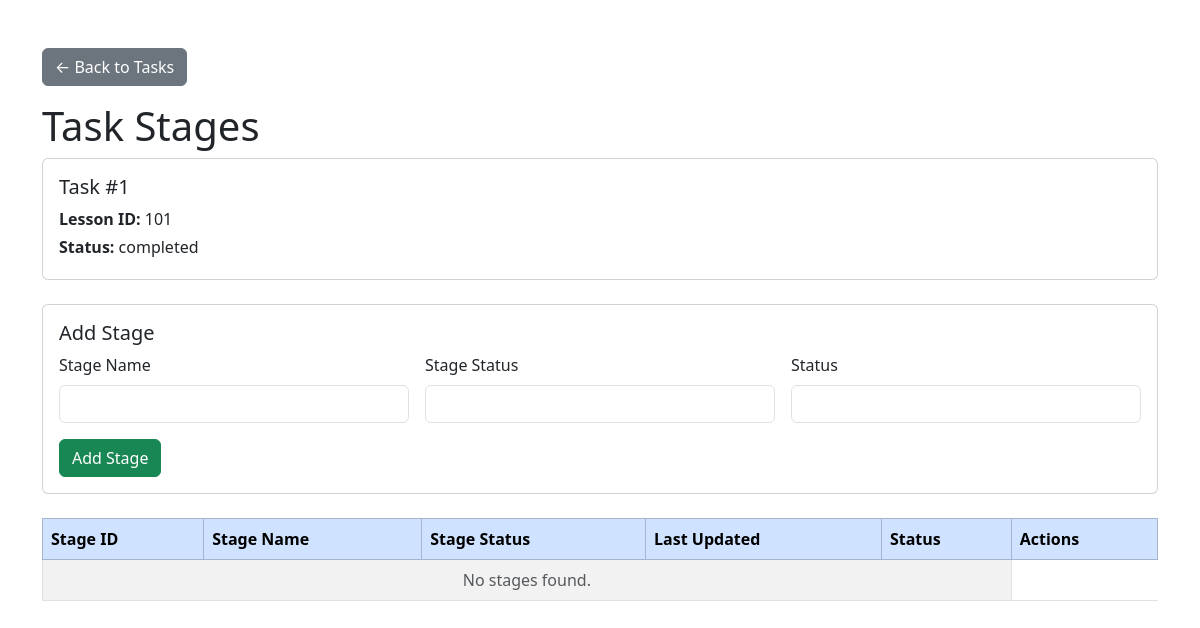
Before: /tasks/1/stages (signed in) with the older database file.
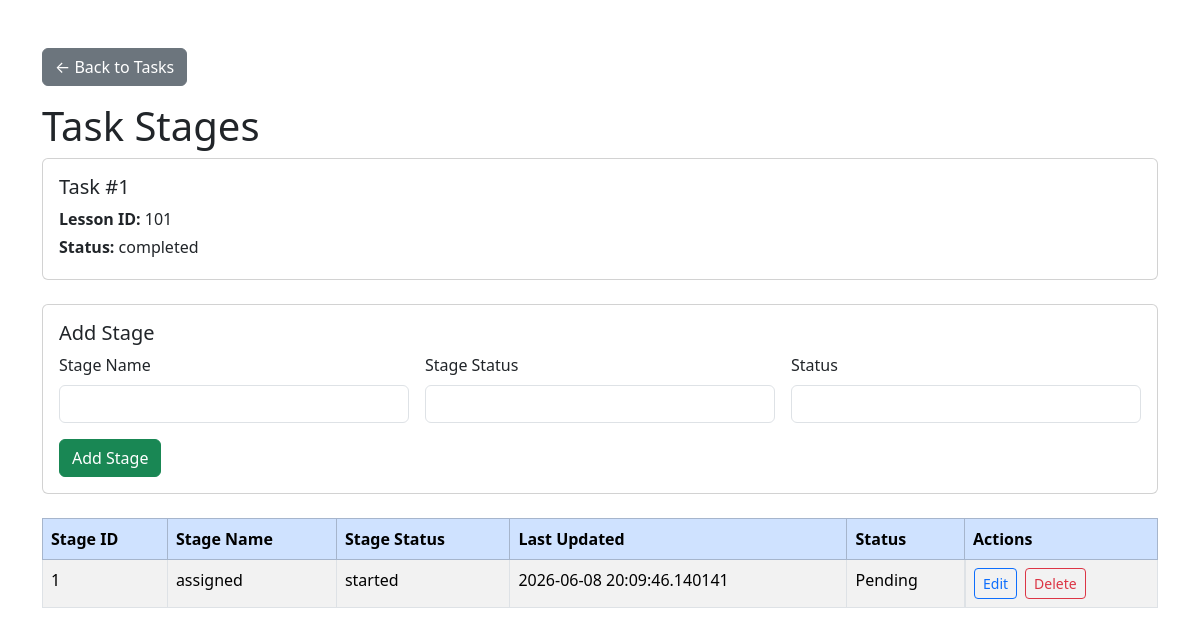
After: the same page with the newer database file.
### app/models/stage.py (models this page shows)
class TaskStage(Base):
    __tablename__ = "task_stages"
    id: Mapped[int] = mapped_column(primary_key=True, index=True)
    task_item_id: Mapped[int] = mapped_column(
        ForeignKey("task_items.id"),
        nullable=False,
    )
    stage_name: Mapped[str] = mapped_column(String(100), nullable=False)
    stage_status: Mapped[str] = mapped_column(String(50), nullable=False)
    last_updated_date: Mapped[datetime] = mapped_column(DateTime, nullable=False)
    status: Mapped[str] = mapped_column(String(50), nullable=False)
    task_item: Mapped[Optional["TaskItem"]] = relationship(
        back_populates="stages",
    )

### app/routers/tasks.py (the view)
@router.get("/{task_id}/stages")
async def view_stages(
    request: Request,
    task_id: int,
    edit: int | None = None,
    db: Session = Depends(get_db),
):
    auth_result = require_login(request)
    if isinstance(auth_result, RedirectResponse):
        return auth_result
    task = db.scalar(
        select(TaskItem).where(TaskItem.id == task_id)
    )
    if task is None:
        return RedirectResponse(url="/tasks", status_code=303)
    stages = db.scalars(
        select(TaskStage)
        .where(TaskStage.task_item_id == task_id)
        .order_by(TaskStage.id)
    ).all()
    edit_stage = None
    if edit is not None:
        edit_stage = db.scalar(
            select(TaskStage).where(TaskStage.id == edit)
        )
    return templates.TemplateResponse(
        request=request,
        name="stage_form.html",
        context={
            "task": task,
            "stages": stages,
            "edit_stage": edit_stage,
        },
    )

### app/templates/stage_form.html (shortened to what the changed rows need)
<!DOCTYPE html>
<html lang="en">
<head>
    <link href="https://cdn.jsdelivr.net/npm/bootstrap@5.3.3/dist/css/bootstrap.min.css" rel="stylesheet">
    <link rel="stylesheet" href="/static/css/style.css">
</head>
<body>
<div class="container mt-5">
    <h1>Task Stages</h1>
    <div class="table-responsive">
        <table class="table table-bordered table-striped">
            <thead class="table-primary">
                <tr>
                    <th>Stage ID</th>
                    <th>Stage Name</th>
                    <th>Stage Status</th>
                    <th>Last Updated</th>
                    <th>Status</th>
                    <th>Actions</th>
                </tr>
            </thead>
            <tbody>
                {% if stages %}
                    {% for stage in stages %}
                    <tr>
                        <td>{{ stage.id }}</td>
                        <td>{{ stage.stage_name }}</td>
                        <td>{{ stage.stage_status }}</td>
                        <td>{{ stage.last_updated_date }}</td>
                        <td>{{ stage.status }}</td>
                        <td class="d-flex gap-2">
                            <a href="/tasks/{{ task.id }}/stages?edit={{ stage.id }}"
                               class="btn btn-sm btn-outline-primary">
                                Edit
                            </a>
                            <form
                                method="post"
                                action="/tasks/{{ task.id }}/stages/{{ stage.id }}/delete"
                                onsubmit="return confirm('Delete this stage?');"
                            >
                                <button
                                    type="submit"
                                    class="btn btn-sm btn-outline-danger">
                                    Delete
                                </button>
                            </form>
                        </td>
                    </tr>
                    {% endfor %}
                {% else %}
                    <tr>
                        <td colspan="5" class="text-center text-muted">
                            No stages found.
                        </td>
                    </tr>
                {% endif %}
            </tbody>
        </table>
    </div>
</div>
</body>
</html>

Changed rows visible on the page:
added TaskStage: id "1", stage_name "assigned", stage_status "started", last_updated_date "2026-06-08 20:09:46.140141", status "Pending"
Other visible differences:
text no longer shown: "No stages found."
